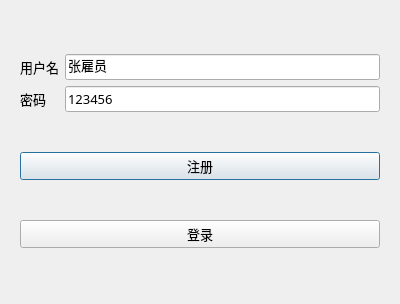
<?xml version="1.0" encoding="UTF-8"?>
<ui version="4.0">
 <class>LoginDialog</class>
 <widget class="QDialog" name="LoginDialog">
  <property name="geometry">
   <rect>
    <x>0</x>
    <y>0</y>
    <width>400</width>
    <height>304</height>
   </rect>
  </property>
  <property name="windowTitle">
   <string>Dialog</string>
  </property>
  <layout class="QVBoxLayout" name="verticalLayout">
   <item>
    <widget class="QStackedWidget" name="stackedWidget">
     <property name="sizePolicy">
      <sizepolicy hsizetype="Expanding" vsizetype="Expanding">
       <horstretch>0</horstretch>
       <verstretch>0</verstretch>
      </sizepolicy>
     </property>
     <property name="font">
      <font>
       <family>微软雅黑</family>
       <pointsize>10</pointsize>
      </font>
     </property>
     <property name="currentIndex">
      <number>0</number>
     </property>
     <widget class="QWidget" name="page">
      <layout class="QVBoxLayout" name="verticalLayout_4">
       <item>
        <layout class="QHBoxLayout" name="horizontalLayout">
         <item>
          <layout class="QVBoxLayout" name="verticalLayout_2">
           <item>
            <widget class="QLabel" name="lb_user">
             <property name="font">
              <font>
               <family>微软雅黑</family>
               <pointsize>10</pointsize>
              </font>
             </property>
             <property name="text">
              <string>用户名</string>
             </property>
            </widget>
           </item>
           <item>
            <widget class="QLabel" name="lb_pwd">
             <property name="font">
              <font>
               <family>微软雅黑</family>
               <pointsize>10</pointsize>
              </font>
             </property>
             <property name="text">
              <string>密码</string>
             </property>
            </widget>
           </item>
          </layout>
         </item>
         <item>
          <layout class="QVBoxLayout" name="verticalLayout_3">
           <item>
            <widget class="QLineEdit" name="le_user">
             <property name="font">
              <font>
               <family>微软雅黑</family>
               <pointsize>10</pointsize>
              </font>
             </property>
             <property name="text">
              <string>张雇员</string>
             </property>
            </widget>
           </item>
           <item>
            <widget class="QLineEdit" name="le_pwd">
             <property name="font">
              <font>
               <family>微软雅黑</family>
               <pointsize>10</pointsize>
              </font>
             </property>
             <property name="text">
              <string>123456</string>
             </property>
            </widget>
           </item>
          </layout>
         </item>
        </layout>
       </item>
       <item>
        <widget class="QPushButton" name="btn_to_reg">
         <property name="font">
          <font>
           <family>微软雅黑</family>
           <pointsize>10</pointsize>
          </font>
         </property>
         <property name="text">
          <string>注册</string>
         </property>
        </widget>
       </item>
       <item>
        <widget class="QPushButton" name="btn_login">
         <property name="font">
          <font>
           <family>微软雅黑</family>
           <pointsize>10</pointsize>
          </font>
         </property>
         <property name="text">
          <string>登录</string>
         </property>
        </widget>
       </item>
      </layout>
     </widget>
     <widget class="QWidget" name="page_2">
      <widget class="QSplitter" name="splitter">
       <property name="geometry">
        <rect>
         <x>70</x>
         <y>230</y>
         <width>251</width>
         <height>32</height>
        </rect>
       </property>
       <property name="orientation">
        <enum>Qt::Horizontal</enum>
       </property>
       <widget class="QPushButton" name="btn_reg">
        <property name="text">
         <string>注册</string>
        </property>
       </widget>
       <widget class="QPushButton" name="btn_to_login">
        <property name="text">
         <string>返回登录</string>
        </property>
       </widget>
      </widget>
      <widget class="QWidget" name="layoutWidget">
       <property name="geometry">
        <rect>
         <x>40</x>
         <y>40</y>
         <width>321</width>
         <height>141</height>
        </rect>
       </property>
       <layout class="QHBoxLayout" name="horizontalLayout_2">
        <item>
         <layout class="QVBoxLayout" name="verticalLayout_5">
          <item>
           <widget class="QLabel" name="lb_user_2">
            <property name="text">
             <string>用户名</string>
            </property>
           </widget>
          </item>
          <item>
           <widget class="QLabel" name="lb_tel">
            <property name="text">
             <string>电话号码</string>
            </property>
           </widget>
          </item>
          <item>
           <widget class="QLabel" name="lb_pwd_2">
            <property name="text">
             <string>密码</string>
            </property>
           </widget>
          </item>
          <item>
           <widget class="QLabel" name="lb_rePwd">
            <property name="text">
             <string>确认密码</string>
            </property>
           </widget>
          </item>
         </layout>
        </item>
        <item>
         <layout class="QVBoxLayout" name="verticalLayout_6">
          <item>
           <widget class="QLineEdit" name="le_reg_user">
            <property name="text">
             <string>张雇员</string>
            </property>
           </widget>
          </item>
          <item>
           <widget class="QLineEdit" name="le_tel">
            <property name="text">
             <string>19917787824</string>
            </property>
           </widget>
          </item>
          <item>
           <widget class="QLineEdit" name="le_reg_pwd">
            <property name="text">
             <string>123456</string>
            </property>
           </widget>
          </item>
          <item>
           <widget class="QLineEdit" name="le_reg_pwd2">
            <property name="text">
             <string>123456</string>
            </property>
           </widget>
          </item>
         </layout>
        </item>
       </layout>
      </widget>
     </widget>
    </widget>
   </item>
  </layout>
 </widget>
 <resources/>
 <connections/>
</ui>
